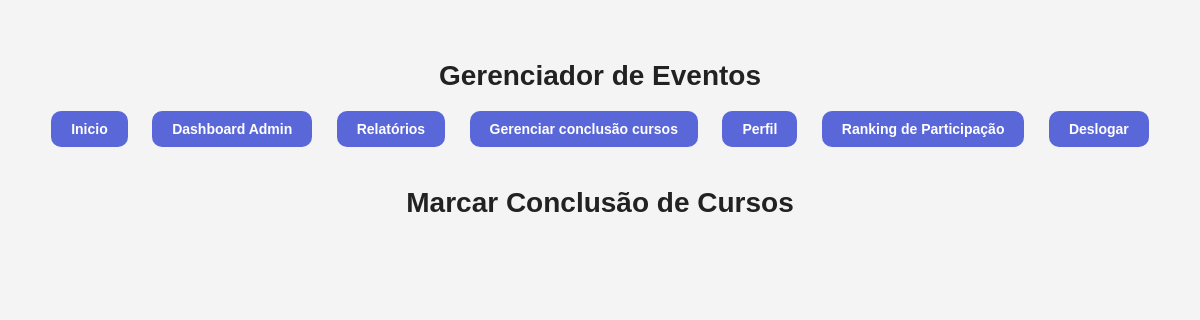
/Pages/curso_concluido.php (signed in), run on an earlier commit of the app's database.
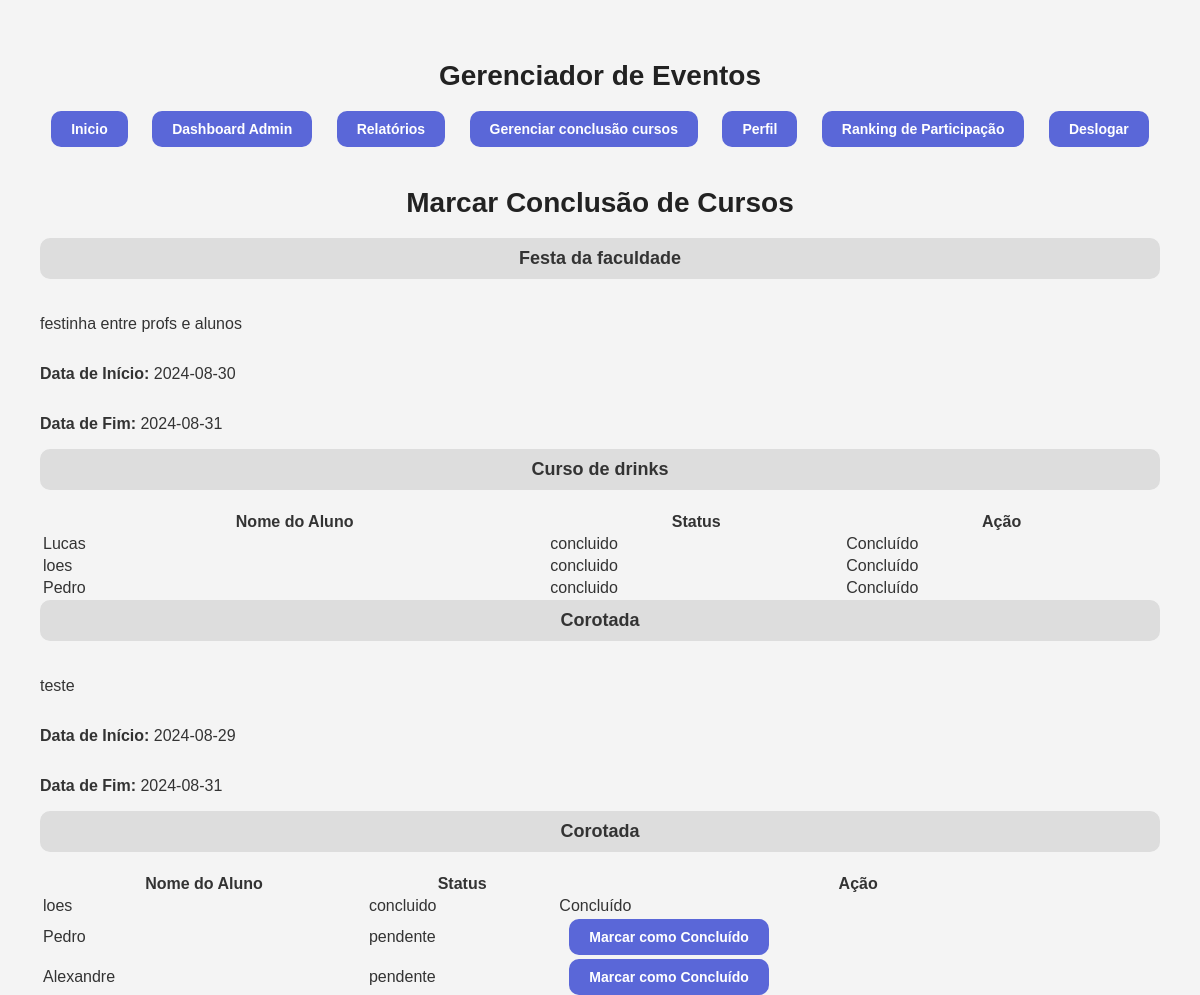
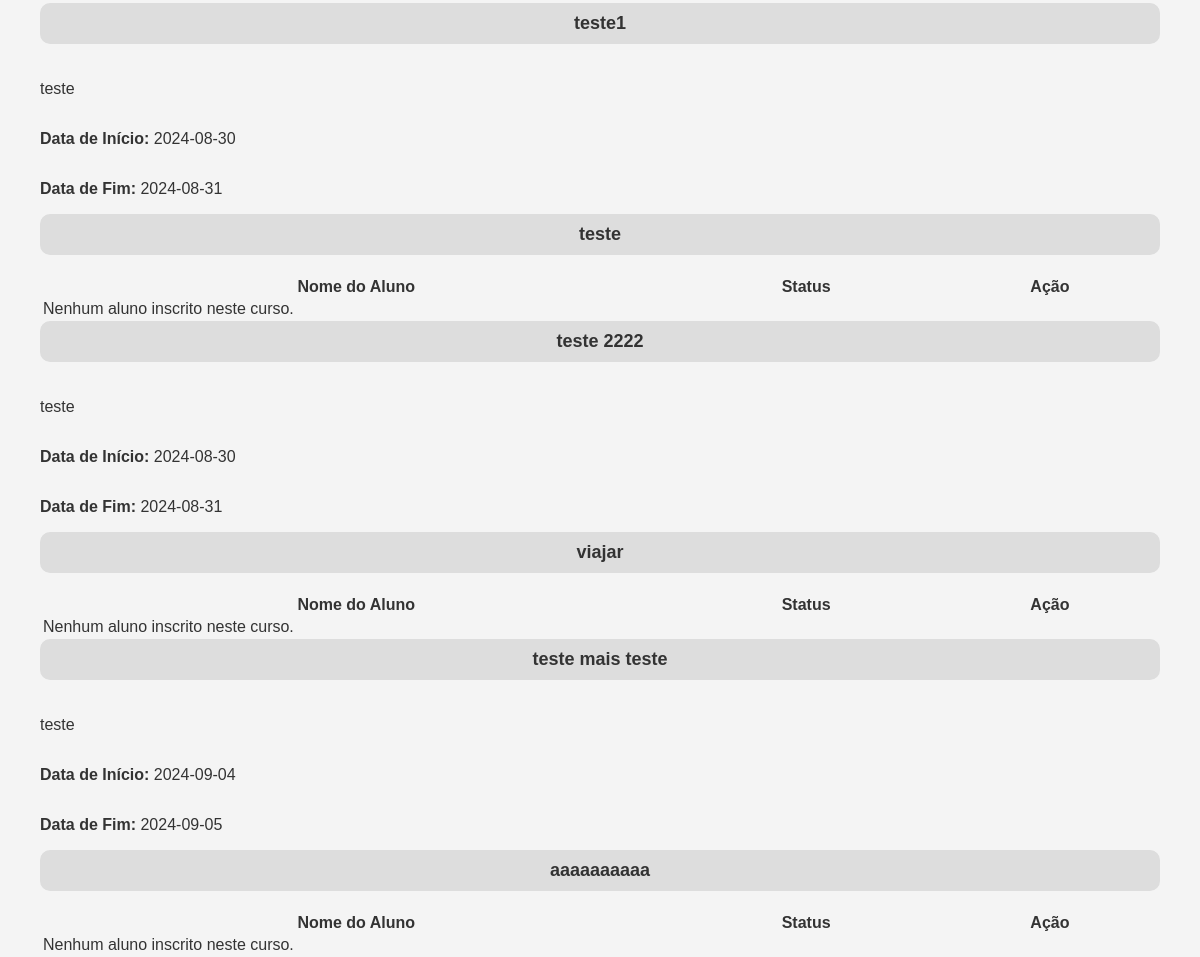
And on a later commit of the database (2 pictures, top to bottom).
### tables this page shows
CREATE TABLE `eventos` (
  `id` int(100) NOT NULL,
  `titulo` varchar(100) NOT NULL,
  `descricao` varchar(200) NOT NULL,
  `data_inicio` date NOT NULL,
  `data_fim` date NOT NULL
);

CREATE TABLE `cursos` (
  `id` int(100) NOT NULL,
  `titulo` varchar(100) NOT NULL,
  `descricao` varchar(200) NOT NULL,
  `data` date NOT NULL,
  `horario` time NOT NULL,
  `evento_id` int(100) NOT NULL
);

CREATE TABLE `inscricoes` (
  `id` int(100) NOT NULL,
  `curso_id` int(100) NOT NULL,
  `usuario_id` int(100) NOT NULL,
  `data_inscricao` date NOT NULL,
  `status` varchar(20) DEFAULT 'pendente'
);

CREATE TABLE `usuarios` (
  `id` int(100) NOT NULL,
  `nome` varchar(100) NOT NULL,
  `email` varchar(70) NOT NULL,
  `senha` varchar(255) NOT NULL,
  `matricula` varchar(10) NOT NULL,
  `tipo` enum('aluno','administrador') DEFAULT 'aluno',
  `pontos` int(11) DEFAULT 0
);

### Classes/Evento.php (called while the page is built, shortened)
<?php
class Evento {
    private $titulo;
    private $descricao;
    private $dataInicio;
    private $dataFim;
    public function __construct($id = null, $titulo = '', $descricao = '', $dataInicio = '', $dataFim = '') {
        $this->titulo = $titulo;
        $this->descricao = $descricao;
        $this->dataInicio = $dataInicio;
        $this->dataFim = $dataFim;
    }
    public function getTitulo() {
        return $this->titulo;
    }
    public function getDescricao() {
        return $this->descricao;
    }
    public function getDataInicio() {
        return $this->dataInicio;
    }
    public function getDataFim() {
        return $this->dataFim;
    }
    public static function listarEventos() {
        $conn = getConnection();
        $eventos = [];
        $sql = "SELECT * FROM eventos";
        $stmt = $conn->prepare($sql);
        $stmt->execute();
        $result = $stmt->get_result();
        while ($row = $result->fetch_assoc()) {
            $evento = new Evento(
                $row['id'],
                $row['titulo'],
                $row['descricao'],
                $row['data_inicio'],
                $row['data_fim']
            );
            $eventos[] = $evento;
        }
        return $eventos;
    }
}

### Classes/Curso.php (called while the page is built, shortened)
<?php
class Curso {
    private $titulo;
    public function __construct($id = null, $titulo = '', $descricao = '', $data = '', $horario = '', $eventoId = null) {
        $this->titulo = $titulo;
    }
    public function getTitulo() {
        return $this->titulo;
    }
    public static function listarCursosPorEvento($eventoId) {
        $conn = getConnection();
        $cursos = [];
        $sql = "SELECT * FROM cursos WHERE evento_id = ?";
        $stmt = $conn->prepare($sql);
        $stmt->bind_param("i", $eventoId);
        $stmt->execute();
        $result = $stmt->get_result();
        while ($row = $result->fetch_assoc()) {
            $curso = new Curso(
                $row['id'],
                $row['titulo'],
                $row['descricao'],
                $row['data'],
                $row['horario'],
                $row['evento_id']
            );
            $cursos[] = $curso;
        }
        return $cursos;
    }
}

### Classes/Usuario.php (called while the page is built, shortened)
<?php
class Usuario {
    public static function listarAlunosPorCurso($curso_id) {
        $conn = getConnection();
        $alunos = [];
        $sql = "SELECT u.id, u.nome, i.status FROM usuarios u
                INNER JOIN inscricoes i ON u.id = i.usuario_id
                WHERE i.curso_id = ?";
        $stmt = $conn->prepare($sql);
        $stmt->bind_param("i", $curso_id);
        $stmt->execute();
        $result = $stmt->get_result();
        while ($row = $result->fetch_assoc()) {
            $alunos[] = $row;
        }
        return $alunos;
    }
}

### Pages/curso_concluido.php (the view, shortened to what the changed rows need)
<?php
require_once '../Classes/Evento.php';
require_once '../Classes/Curso.php';
require_once '../Classes/Usuario.php';
$eventos = Evento::listarEventos();
?>
<!DOCTYPE html>
<html lang="pt-br">
<head>
    <link rel="stylesheet" href="../CSS/estilo1.css">
</head>
<body>
    <header><h1>Gerenciador de Eventos</h1></header>
    <nav>
        <a href="inicio.php">Inicio</a>
        <?php if ($_SESSION['user']['tipo'] === 'administrador'): ?>
            <a href="dashboard_adm.php">Dashboard Admin</a>
            <a href="relatorios.php">Relatórios</a>
            <a href="curso_concluido.php">Gerenciar conclusão cursos</a>
        <?php endif; ?>
        <a href="perfil.php">Perfil</a>
        <a href="ranking.php">Ranking de Participação</a>
        <a href="?action=logout">Deslogar</a>
    </nav>
    <h1>Marcar Conclusão de Cursos</h1>
    <?php foreach ($eventos as $evento): ?>
        <div class="titulo-evento-curso"><?php echo htmlspecialchars($evento->getTitulo()); ?></div>
        <p><?php echo htmlspecialchars($evento->getDescricao()); ?></p>
        <p><strong>Data de Início:</strong> <?php echo htmlspecialchars($evento->getDataInicio()); ?></p>
        <p><strong>Data de Fim:</strong> <?php echo htmlspecialchars($evento->getDataFim()); ?></p>
        <?php
        $cursos = Curso::listarCursosPorEvento($evento->getId());
        foreach ($cursos as $curso):
            $alunosInscritos = Usuario::listarAlunosPorCurso($curso->getId());
        ?>
            <div class="titulo-evento-curso"><?php echo htmlspecialchars($curso->getTitulo()); ?></div>
            <table>
                <thead>
                    <tr>
                        <th>Nome do Aluno</th>
                        <th>Status</th>
                        <th>Ação</th>
                    </tr>
                </thead>
                <tbody>
                    <?php if (!empty($alunosInscritos)): ?>
                        <?php foreach ($alunosInscritos as $aluno): ?>
                            <tr>
                                <td><?php echo htmlspecialchars($aluno['nome']); ?></td>
                                <td><?php echo htmlspecialchars($aluno['status']); ?></td>
                                <td>
                                    <?php if ($aluno['status'] === 'pendente'): ?>
                                        <form method="POST" action="">
                                            <button type="submit">Marcar como Concluído</button>
                                        </form>
                                    <?php else: ?>
                                        Concluído
                                    <?php endif; ?>
                                </td>
                            </tr>
                        <?php endforeach; ?>
                    <?php else: ?>
                        <tr>
                            <td colspan="3">Nenhum aluno inscrito neste curso.</td>
                        </tr>
                    <?php endif; ?>
                </tbody>
            </table>
        <?php endforeach; ?>
    <?php endforeach; ?>
</body>
</html>

What changed in the data, as far as the page shows it:
added eventos: titulo "Festa da faculdade", descricao "festinha entre profs e alunos", data_inicio "2024-08-30", data_fim "2024-08-31"
added cursos: titulo "Curso de drinks", shown under "Festa da faculdade"
added inscricoes: usuario.nome "Lucas", status "concluido", shows "Concluído", shown under "Curso de drinks"
added inscricoes: usuario.nome "loes", status "concluido", shows "Concluído"
added inscricoes: usuario.nome "Pedro", status "concluido", shows "Concluído", shown under "Curso de drinks"
added eventos: titulo "Corotada", descricao "teste", data_inicio "2024-08-29", data_fim "2024-08-31"
added cursos: titulo "Corotada"
added inscricoes: usuario.nome "Pedro", status "pendente", shown under "Corotada"
added inscricoes: usuario.nome "Alexandre", status "pendente", shown under "Corotada"
added eventos: titulo "teste1", descricao "teste", data_inicio "2024-08-30", data_fim "2024-08-31"
added cursos: titulo "teste", shows "Nenhum aluno inscrito neste curso.", shown under "teste1"
added eventos: titulo "teste 2222", descricao "teste", data_inicio "2024-08-30", data_fim "2024-08-31"
added cursos: titulo "viajar", shows "Nenhum aluno inscrito neste curso.", shown under "teste 2222"
added eventos: titulo "teste mais teste", descricao "teste", data_inicio "2024-09-04", data_fim "2024-09-05"
added cursos: titulo "aaaaaaaaaa", shows "Nenhum aluno inscrito neste curso.", shown under "teste mais teste"
